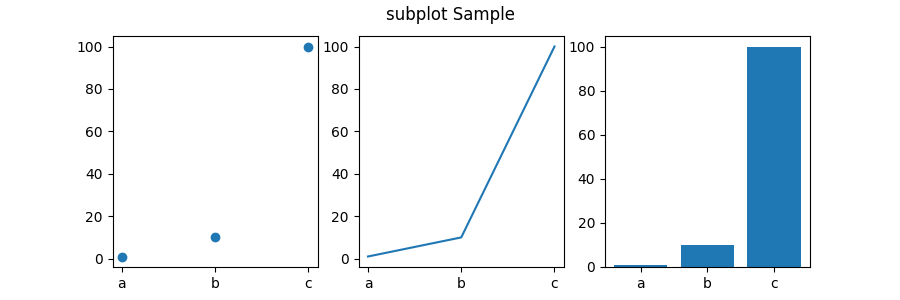

Recreate this plot in Python.
#!/usr/bin/env python3
# -*- coding:utf-8 -*-

import numpy as np
import matplotlib.pyplot as plt

names = ['a', 'b', 'c']
values = [1, 10, 100]

plt.figure(figsize=(9, 3))

plt.subplot(131)  # 指定位置，1行3列的第1个
plt.scatter(names, values)
plt.subplot(132)
plt.plot(names, values)
plt.subplot(133)
plt.bar(names, values)
plt.suptitle('subplot Sample')
plt.show()
